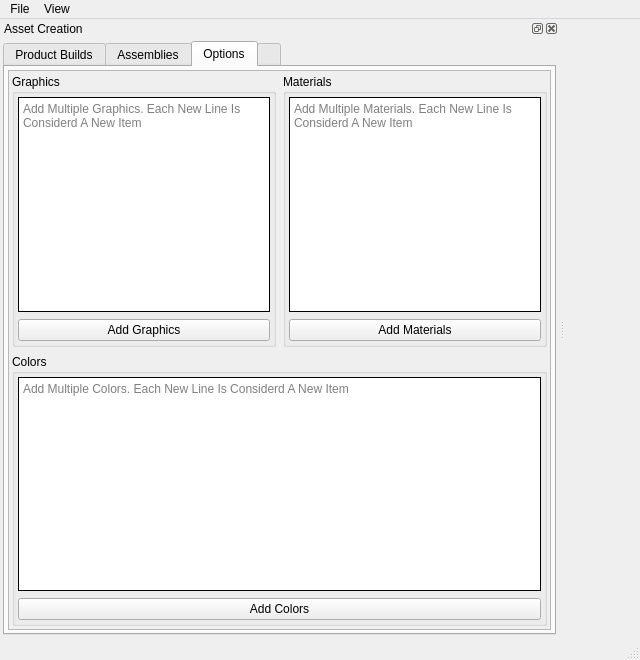
<?xml version="1.0" encoding="UTF-8"?>
<ui version="4.0">
 <author>Drew Loveridge</author>
 <class>MainWindow</class>
 <widget class="QMainWindow" name="MainWindow">
  <property name="geometry">
   <rect>
    <x>0</x>
    <y>0</y>
    <width>640</width>
    <height>660</height>
   </rect>
  </property>
  <property name="windowTitle">
   <string>MainWindow</string>
  </property>
  <property name="styleSheet">
   <string notr="true"> QLabel {
  color: rgb(255, 0, 0);
  background-color: rgb(0, 0, 0);
 }</string>
  </property>
  <widget class="QWidget" name="centralwidget"/>
  <widget class="QMenuBar" name="menubar">
   <property name="geometry">
    <rect>
     <x>0</x>
     <y>0</y>
     <width>640</width>
     <height>26</height>
    </rect>
   </property>
   <widget class="QMenu" name="menuFile">
    <property name="title">
     <string>File</string>
    </property>
   </widget>
   <widget class="QMenu" name="menuView">
    <property name="title">
     <string>View</string>
    </property>
    <addaction name="actionAsset_Editing"/>
   </widget>
   <addaction name="menuFile"/>
   <addaction name="menuView"/>
  </widget>
  <widget class="QStatusBar" name="statusbar"/>
  <widget class="QDockWidget" name="dockWidget">
   <property name="windowTitle">
    <string>Asset Creation</string>
   </property>
   <attribute name="dockWidgetArea">
    <number>1</number>
   </attribute>
   <widget class="QWidget" name="dockWidgetContents">
    <layout class="QVBoxLayout" name="verticalLayout_2">
     <item>
      <widget class="QTabWidget" name="tabWidget">
       <property name="currentIndex">
        <number>2</number>
       </property>
       <widget class="QWidget" name="Product_Builds_Tab">
        <attribute name="title">
         <string>Product Builds</string>
        </attribute>
        <layout class="QGridLayout" name="gridLayout_4">
         <item row="0" column="0">
          <widget class="QScrollArea" name="Product_Builds_Scroll_Area">
           <property name="sizePolicy">
            <sizepolicy hsizetype="Preferred" vsizetype="Preferred">
             <horstretch>0</horstretch>
             <verstretch>0</verstretch>
            </sizepolicy>
           </property>
           <property name="frameShape">
            <enum>QFrame::Box</enum>
           </property>
           <property name="frameShadow">
            <enum>QFrame::Plain</enum>
           </property>
           <property name="verticalScrollBarPolicy">
            <enum>Qt::ScrollBarAlwaysOn</enum>
           </property>
           <property name="horizontalScrollBarPolicy">
            <enum>Qt::ScrollBarAlwaysOn</enum>
           </property>
           <property name="widgetResizable">
            <bool>true</bool>
           </property>
           <widget class="QWidget" name="Product_Build_Data_Contents">
            <property name="geometry">
             <rect>
              <x>0</x>
              <y>0</y>
              <width>546</width>
              <height>487</height>
             </rect>
            </property>
            <layout class="QGridLayout" name="gridLayout_3">
             <item row="0" column="0">
              <widget class="QGroupBox" name="groupBox_6">
               <property name="title">
                <string>Core Builds</string>
               </property>
               <layout class="QVBoxLayout" name="verticalLayout_32">
                <item>
                 <widget class="QTextEdit" name="textEdit_3">
                  <property name="frameShape">
                   <enum>QFrame::Box</enum>
                  </property>
                  <property name="frameShadow">
                   <enum>QFrame::Plain</enum>
                  </property>
                  <property name="acceptRichText">
                   <bool>false</bool>
                  </property>
                  <property name="placeholderText">
                   <string>Add Multiple Core Builds. Each New Line Is Considerd A New Item</string>
                  </property>
                 </widget>
                </item>
                <item>
                 <widget class="QPushButton" name="Add_Model_Button_2">
                  <property name="sizePolicy">
                   <sizepolicy hsizetype="Preferred" vsizetype="Fixed">
                    <horstretch>0</horstretch>
                    <verstretch>0</verstretch>
                   </sizepolicy>
                  </property>
                  <property name="text">
                   <string>Add Core Builds</string>
                  </property>
                 </widget>
                </item>
               </layout>
              </widget>
             </item>
             <item row="0" column="1">
              <widget class="QGroupBox" name="groupBox_11">
               <property name="title">
                <string>Model Types</string>
               </property>
               <layout class="QVBoxLayout" name="verticalLayout_39">
                <item>
                 <widget class="QTextEdit" name="textEdit_11">
                  <property name="frameShape">
                   <enum>QFrame::Box</enum>
                  </property>
                  <property name="frameShadow">
                   <enum>QFrame::Plain</enum>
                  </property>
                  <property name="acceptRichText">
                   <bool>false</bool>
                  </property>
                  <property name="placeholderText">
                   <string>Add Multiple Model Types. Each New Line Is Considerd A New Item</string>
                  </property>
                 </widget>
                </item>
                <item>
                 <widget class="QPushButton" name="Add_Model_Button_5">
                  <property name="sizePolicy">
                   <sizepolicy hsizetype="Preferred" vsizetype="Fixed">
                    <horstretch>0</horstretch>
                    <verstretch>0</verstretch>
                   </sizepolicy>
                  </property>
                  <property name="text">
                   <string>Add Model Types</string>
                  </property>
                 </widget>
                </item>
               </layout>
              </widget>
             </item>
             <item row="1" column="0" colspan="2">
              <widget class="QGroupBox" name="groupBox_8">
               <property name="title">
                <string>Model Builds</string>
               </property>
               <layout class="QVBoxLayout" name="verticalLayout_34">
                <item>
                 <widget class="QTextEdit" name="textEdit_6">
                  <property name="frameShape">
                   <enum>QFrame::Box</enum>
                  </property>
                  <property name="frameShadow">
                   <enum>QFrame::Plain</enum>
                  </property>
                  <property name="acceptRichText">
                   <bool>false</bool>
                  </property>
                  <property name="placeholderText">
                   <string>Add Multiple Model Builds. Each New Line Is Considerd A New Item</string>
                  </property>
                 </widget>
                </item>
                <item>
                 <widget class="QPushButton" name="Add_Model_Button_4">
                  <property name="sizePolicy">
                   <sizepolicy hsizetype="Preferred" vsizetype="Fixed">
                    <horstretch>0</horstretch>
                    <verstretch>0</verstretch>
                   </sizepolicy>
                  </property>
                  <property name="text">
                   <string>Add Model Builds</string>
                  </property>
                 </widget>
                </item>
               </layout>
              </widget>
             </item>
            </layout>
           </widget>
          </widget>
         </item>
        </layout>
       </widget>
       <widget class="QWidget" name="Assembly_Data_tab">
        <attribute name="title">
         <string>Assemblies</string>
        </attribute>
        <layout class="QGridLayout" name="gridLayout_2">
         <item row="0" column="1">
          <widget class="QGroupBox" name="groupBox_10">
           <property name="title">
            <string>Assembily Zones</string>
           </property>
           <layout class="QVBoxLayout" name="verticalLayout_38">
            <item>
             <widget class="QTextEdit" name="textEdit_7">
              <property name="acceptRichText">
               <bool>false</bool>
              </property>
              <property name="placeholderText">
               <string>Add Multiple Assembily Zones. Each New Line Is Considerd A New Item</string>
              </property>
             </widget>
            </item>
            <item>
             <widget class="QPushButton" name="Add_Model_Button_12">
              <property name="sizePolicy">
               <sizepolicy hsizetype="Preferred" vsizetype="Fixed">
                <horstretch>0</horstretch>
                <verstretch>0</verstretch>
               </sizepolicy>
              </property>
              <property name="text">
               <string>Add Zones</string>
              </property>
             </widget>
            </item>
           </layout>
          </widget>
         </item>
         <item row="0" column="0">
          <widget class="QGroupBox" name="groupBox_9">
           <property name="title">
            <string>Assembily Groups</string>
           </property>
           <layout class="QVBoxLayout" name="verticalLayout_35">
            <item>
             <widget class="QTextEdit" name="textEdit_5">
              <property name="acceptRichText">
               <bool>false</bool>
              </property>
              <property name="placeholderText">
               <string>Add Multiple Assembily Groups. Each New Line Is Considerd A New Item</string>
              </property>
             </widget>
            </item>
            <item>
             <widget class="QPushButton" name="Add_Model_Button_11">
              <property name="sizePolicy">
               <sizepolicy hsizetype="Preferred" vsizetype="Fixed">
                <horstretch>0</horstretch>
                <verstretch>0</verstretch>
               </sizepolicy>
              </property>
              <property name="text">
               <string>Add Groups</string>
              </property>
             </widget>
            </item>
           </layout>
          </widget>
         </item>
        </layout>
       </widget>
       <widget class="QWidget" name="tabWidgetPage3">
        <attribute name="title">
         <string>Options</string>
        </attribute>
        <layout class="QVBoxLayout" name="verticalLayout_16">
         <item>
          <widget class="QScrollArea" name="scrollArea_3">
           <property name="widgetResizable">
            <bool>true</bool>
           </property>
           <widget class="QWidget" name="scrollAreaWidgetContents_3">
            <property name="geometry">
             <rect>
              <x>0</x>
              <y>0</y>
              <width>567</width>
              <height>508</height>
             </rect>
            </property>
            <layout class="QGridLayout" name="gridLayout">
             <item row="0" column="0">
              <widget class="QGroupBox" name="groupBox_15">
               <property name="title">
                <string>Graphics</string>
               </property>
               <layout class="QVBoxLayout" name="verticalLayout_44">
                <item>
                 <widget class="QTextEdit" name="textEdit_8">
                  <property name="frameShape">
                   <enum>QFrame::Box</enum>
                  </property>
                  <property name="frameShadow">
                   <enum>QFrame::Plain</enum>
                  </property>
                  <property name="acceptRichText">
                   <bool>false</bool>
                  </property>
                  <property name="placeholderText">
                   <string>Add Multiple Graphics. Each New Line Is Considerd A New Item</string>
                  </property>
                 </widget>
                </item>
                <item>
                 <widget class="QPushButton" name="Add_Model_Button_7">
                  <property name="sizePolicy">
                   <sizepolicy hsizetype="Preferred" vsizetype="Fixed">
                    <horstretch>0</horstretch>
                    <verstretch>0</verstretch>
                   </sizepolicy>
                  </property>
                  <property name="text">
                   <string>Add Graphics</string>
                  </property>
                 </widget>
                </item>
               </layout>
              </widget>
             </item>
             <item row="0" column="1">
              <widget class="QGroupBox" name="groupBox_14">
               <property name="title">
                <string>Materials</string>
               </property>
               <layout class="QVBoxLayout" name="verticalLayout_37">
                <item>
                 <widget class="QTextEdit" name="textEdit_10">
                  <property name="frameShape">
                   <enum>QFrame::Box</enum>
                  </property>
                  <property name="frameShadow">
                   <enum>QFrame::Plain</enum>
                  </property>
                  <property name="acceptRichText">
                   <bool>false</bool>
                  </property>
                  <property name="placeholderText">
                   <string>Add Multiple Materials. Each New Line Is Considerd A New Item</string>
                  </property>
                 </widget>
                </item>
                <item>
                 <widget class="QPushButton" name="Add_Model_Button_9">
                  <property name="sizePolicy">
                   <sizepolicy hsizetype="Preferred" vsizetype="Fixed">
                    <horstretch>0</horstretch>
                    <verstretch>0</verstretch>
                   </sizepolicy>
                  </property>
                  <property name="text">
                   <string>Add Materials</string>
                  </property>
                 </widget>
                </item>
               </layout>
              </widget>
             </item>
             <item row="2" column="0" colspan="2">
              <widget class="QGroupBox" name="groupBox_13">
               <property name="title">
                <string>Colors</string>
               </property>
               <layout class="QVBoxLayout" name="verticalLayout_36">
                <item>
                 <widget class="QTextEdit" name="textEdit_9">
                  <property name="frameShape">
                   <enum>QFrame::Box</enum>
                  </property>
                  <property name="frameShadow">
                   <enum>QFrame::Plain</enum>
                  </property>
                  <property name="acceptRichText">
                   <bool>false</bool>
                  </property>
                  <property name="placeholderText">
                   <string>Add Multiple Colors. Each New Line Is Considerd A New Item</string>
                  </property>
                 </widget>
                </item>
                <item>
                 <widget class="QPushButton" name="Add_Model_Button_8">
                  <property name="sizePolicy">
                   <sizepolicy hsizetype="Preferred" vsizetype="Fixed">
                    <horstretch>0</horstretch>
                    <verstretch>0</verstretch>
                   </sizepolicy>
                  </property>
                  <property name="text">
                   <string>Add Colors</string>
                  </property>
                 </widget>
                </item>
               </layout>
              </widget>
             </item>
            </layout>
           </widget>
          </widget>
         </item>
        </layout>
       </widget>
       <widget class="QWidget" name="tabWidgetPage4">
        <attribute name="title">
         <string/>
        </attribute>
        <layout class="QHBoxLayout" name="horizontalLayout"/>
       </widget>
      </widget>
     </item>
    </layout>
   </widget>
  </widget>
  <action name="actionAsset_Editing">
   <property name="checkable">
    <bool>true</bool>
   </property>
   <property name="checked">
    <bool>true</bool>
   </property>
   <property name="text">
    <string>Asset Editing</string>
   </property>
  </action>
 </widget>
 <layoutdefault spacing="7" margin="3"/>
 <resources/>
 <connections>
  <connection>
   <sender>actionAsset_Editing</sender>
   <signal>toggled(bool)</signal>
   <receiver>dockWidget</receiver>
   <slot>setVisible(bool)</slot>
   <hints>
    <hint type="sourcelabel">
     <x>-1</x>
     <y>-1</y>
    </hint>
    <hint type="destinationlabel">
     <x>238</x>
     <y>271</y>
    </hint>
   </hints>
  </connection>
  <connection>
   <sender>dockWidget</sender>
   <signal>visibilityChanged(bool)</signal>
   <receiver>actionAsset_Editing</receiver>
   <slot>setChecked(bool)</slot>
   <hints>
    <hint type="sourcelabel">
     <x>238</x>
     <y>271</y>
    </hint>
    <hint type="destinationlabel">
     <x>-1</x>
     <y>-1</y>
    </hint>
   </hints>
  </connection>
 </connections>
 <designerdata>
  <property name="gridDeltaX">
   <number>10</number>
  </property>
  <property name="gridDeltaY">
   <number>10</number>
  </property>
  <property name="gridSnapX">
   <bool>true</bool>
  </property>
  <property name="gridSnapY">
   <bool>true</bool>
  </property>
  <property name="gridVisible">
   <bool>true</bool>
  </property>
 </designerdata>
</ui>
